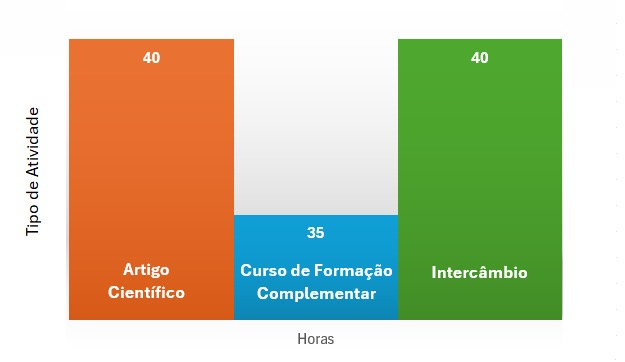
#> input picture FrontHC/src/assets/grafico_barra.jpeg, 625 x 362 px; its folder holds only this picture in this run
$ python -i ocr_service.py   (imports and definitions only)
#> lines starting #> are read from the running program, lines starting #| are printed output that depends on the picture
import os
from typing import Dict, Optional
import pytesseract
from PIL import Image, ImageFilter, ImageOps

class OCRService:

    def __init__(self, teseract_cmd: Optional[str] = None):
        if teseract_cmd:
            pytesseract.pytesseract.tesseract_cmd = teseract_cmd

    def _preprocessar_imagem(self, imagem: Image.Image) -> Image.Image:
        img = imagem.convert("L")
        img = img.filter(ImageFilter.MedianFilter())
        img = ImageOps.invert(img.point(lambda x: 0 if x < 140 else 255, "1"))

        if img.width < 1000:
            fator = 1000 / img.width
            nova_altura = int(img.height * fator)
            img = img.resize((1000, nova_altura))

        return img

    def extrair_texto(self, pasta_imagens: str) -> Dict[str, str]:
        textos: Dict[str, str] = {}

        for i, nome_arquivo in enumerate(sorted(os.listdir(pasta_imagens))):
            caminho_imagem = os.path.join(pasta_imagens, nome_arquivo)

            if os.path.isfile(caminho_imagem):
                imagem = Image.open(caminho_imagem)

                imagem_pp = self._preprocessar_imagem(imagem)

                texto = pytesseract.image_to_string(
                    imagem_pp,
                    lang="por+eng"
                )
                textos[f"texto_{i + 1}"] = texto
        return textos

>>> import cv2
>>> picture = cv2.imread('../../../FrontHC/src/assets/grafico_barra.jpeg', cv2.IMREAD_GRAYSCALE)
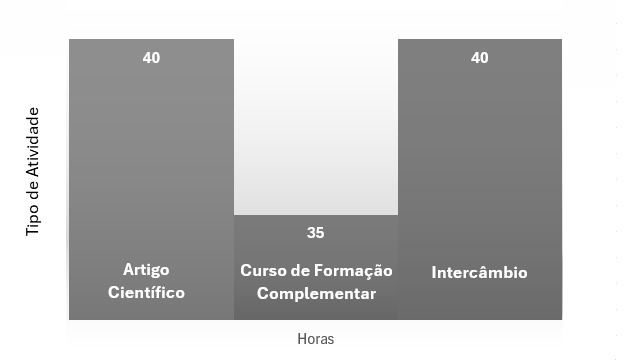
#> picture: shape (362, 625); min 0, max 255, mean 190.9
#> (the run stopped early here; a loop or call above may not have finished)

$ run again, on FrontHC/src/assets/grafico_pizza.jpeg
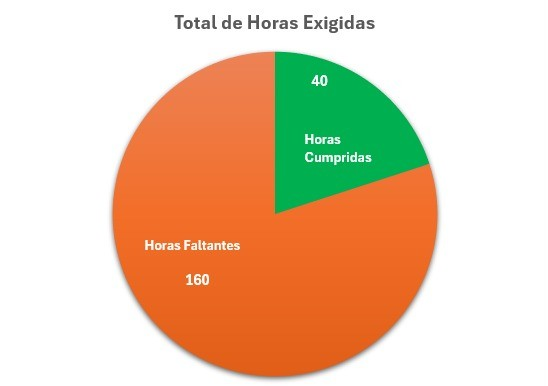
#> input picture FrontHC/src/assets/grafico_pizza.jpeg, 548 x 386 px
#> `picture = cv2.imread('../../../FrontHC/src/assets/grafico_barra.jpeg',..`:
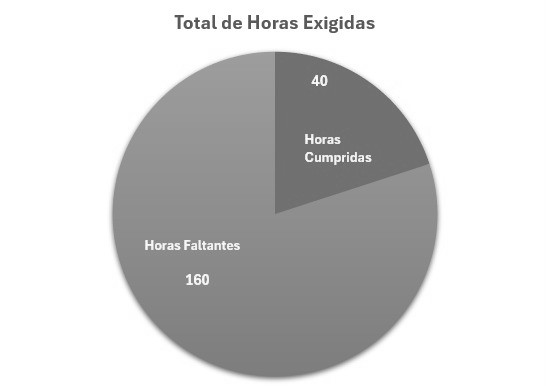
#> picture: shape (386, 548); min 75, max 255, mean 206.5
